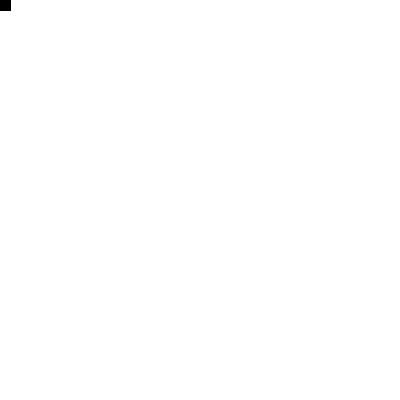
Frame 1 (no input)
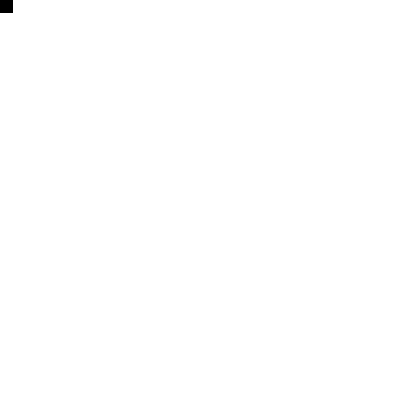
Frame 60 (the mouse pressed at the canvas centre just before this capture)
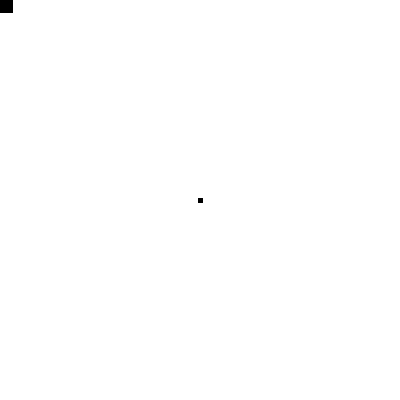
Frame 120 (the mouse held since frame 60 and released just before this capture)

The Processing sketch that drew these frames (run headless with seeded random() and noise(); from frame 60 on, the mouse is pressed at the canvas centre):

// Processing sketch: simplePaint
// ── simplePaint.pde
/*
PAINT EXAMPLE
Martin De Bie 2012
*/

//color variables 
int red;
int green;
int blue;

void setup () {
  //size of the sketch  
  size (400, 400);
  //background of the sketch (black)
  background (255);
}

void draw () {
indicator();
brush();
erase();
colorSelector();
}

void indicator() {
  //color of square
  fill(red, green, blue);
  //draw square
  rect(0, 0, 10, 10);
}

void brush() {
  //size in pixels
  strokeWeight(5);
  //color of the brush
  stroke(red, green, blue);
  //when you click, draw with the brush using the position of the mouse
 if (mousePressed == true){
  if (pmouseX != 0 && pmouseY !=0) {
    line(pmouseX, pmouseY, mouseX, mouseY);
  }
 }
}  



void erase() {
  //press key E or e, erase  
  if (keyPressed) {
    if (key == 'e' || key == 'E') {
      background (255);
    }
  }
}

void colorSelector() {
  //red
  if (keyPressed) {
    if (key == 'r' || key == 'R') {
      red = 255;
      green = 0;
      blue = 0;
    }
  }  
  //green  
  if (keyPressed) {
    if (key == 'g' || key == 'G') {
      red = 0;
      green = 255;
      blue = 0;
    }
  } 
  //blue  
  if (keyPressed) {
    if (key == 'b' || key == 'B') {
      red = 0;
      green = 0;
      blue = 255;
    }
  } 
  //yellow  
  if (keyPressed) {
    if (key == 'Y' || key == 'y') {
      red = 255;
      green = 255;
      blue = 0;
    }
  }  
  //pink  
  if (keyPressed) {
    if (key == 'p' || key == 'P') {
      red = 255;
      green = 0;
      blue = 255;
    }
  }   
  //orange  
  if (keyPressed) {
    if (key == 'o' || key == 'O') {
      red = 255;
      green = 150;
      blue = 0;
    }
  }   
}  
